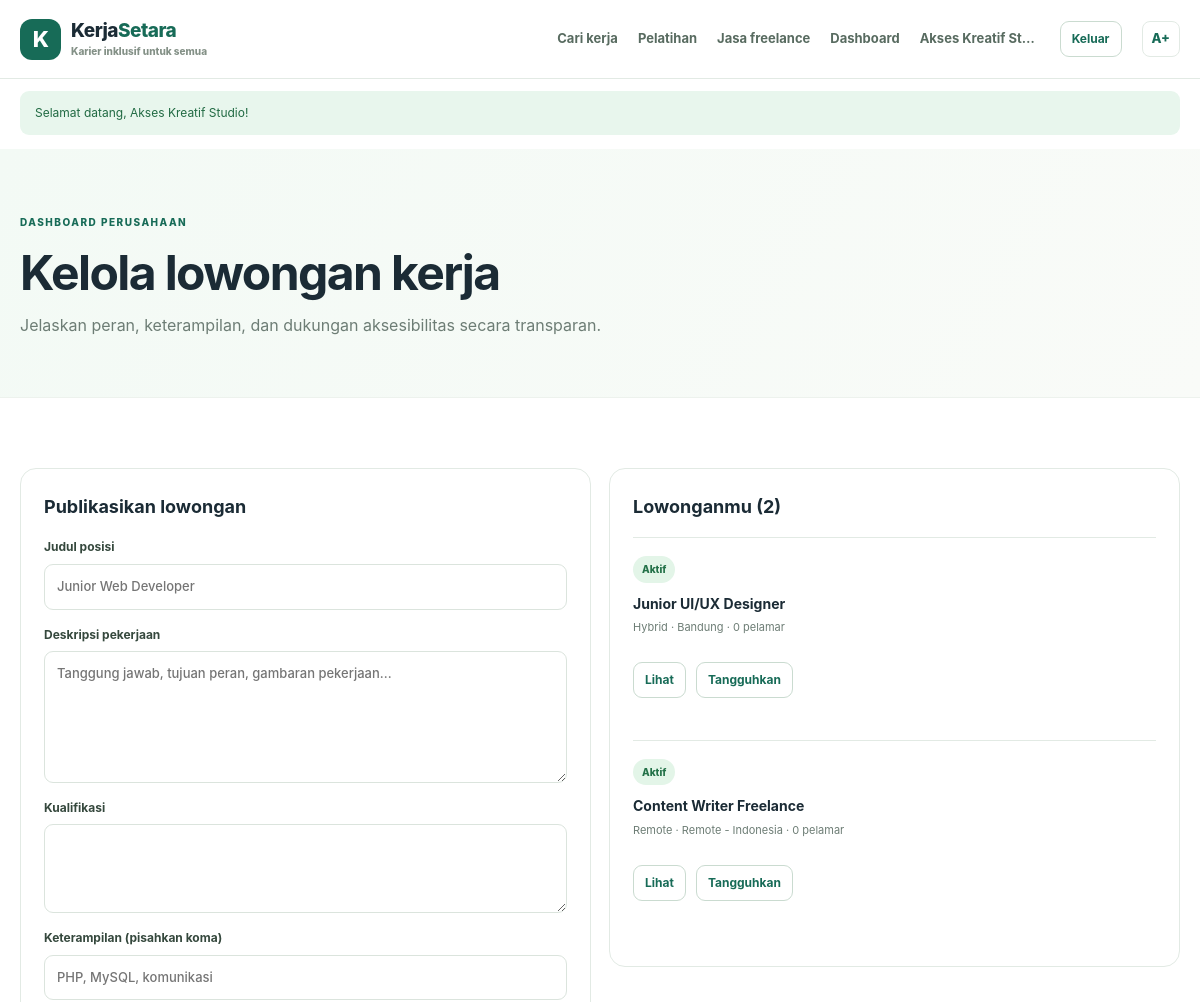
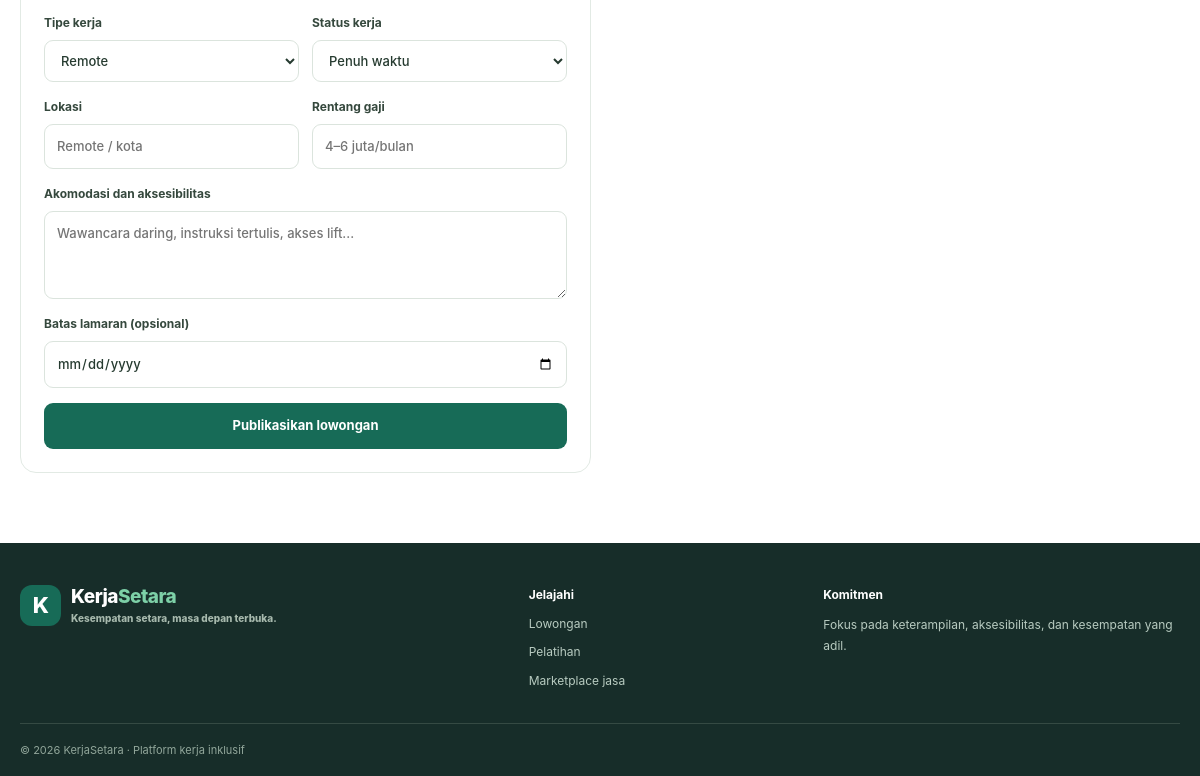
Screenshot of /public/company/jobs.php (signed in) with the database file from the repository (2 pictures, top to bottom).
### tables this page shows
CREATE TABLE jobs(id INT UNSIGNED AUTO_INCREMENT PRIMARY KEY,company_id INT UNSIGNED NOT NULL,title VARCHAR(180) NOT NULL,description TEXT NOT NULL,requirements TEXT,skills TEXT,work_type ENUM('Remote','Hybrid','Onsite') DEFAULT 'Remote',employment_type VARCHAR(50) DEFAULT 'Penuh waktu',location VARCHAR(120),salary_range VARCHAR(100),accessibility TEXT,deadline DATE,status ENUM('Aktif','Ditangguhkan','Ditutup') DEFAULT 'Aktif',created_at TIMESTAMP DEFAULT CURRENT_TIMESTAMP,updated_at TIMESTAMP DEFAULT CURRENT_TIMESTAMP ON UPDATE CURRENT_TIMESTAMP,FOREIGN KEY(company_id) REFERENCES users(id) ON DELETE CASCADE,INDEX(status),INDEX(work_type));

### config/config.php (called while the page is built, shortened)
<?php
function db(): PDO {
 $pdo=new PDO('mysql:host='.DB_HOST.';dbname='.DB_NAME.';charset=utf8mb4',DB_USER,DB_PASS,[
  PDO::ATTR_ERRMODE=>PDO::ERRMODE_EXCEPTION,
  PDO::ATTR_DEFAULT_FETCH_MODE=>PDO::FETCH_ASSOC,
  PDO::ATTR_EMULATE_PREPARES=>false
 ]);
 return $pdo;
}

### app/helpers.php (called while the page is built, shortened)
<?php
require_once __DIR__.'/../config/config.php';
function e(?string $s): string { return htmlspecialchars($s??'',ENT_QUOTES,'UTF-8'); }
function url(string $p=''): string { return rtrim(BASE_URL,'/').($p?'/'.ltrim($p,'/'):'/'); }
function badge_class(string $s): string { return match($s){'Diterima','Aktif'=>'badge-success','Ditolak','Ditangguhkan'=>'badge-danger','Ditinjau','Diproses','Menunggu'=>'badge-warn',default=>'badge-neutral'}; }

### public/company/jobs.php (the view, shortened to what this page needs)
<?php
require_once __DIR__.'/../../app/layout.php';require_role('company');$uid=(int)current_user()['id'];$error='';
$st=db()->prepare("SELECT j.*,(SELECT COUNT(*) FROM applications a WHERE a.job_id=j.id) applicants FROM jobs j WHERE company_id=? ORDER BY created_at DESC");$st->execute([$uid]);$list=$st->fetchAll();page_header('Kelola lowongan');?>
<section class="page-hero"><div class="container"><span class="eyebrow">DASHBOARD PERUSAHAAN</span><h1>Kelola lowongan kerja</h1><p>Jelaskan peran, keterampilan, dan dukungan aksesibilitas secara transparan.</p></div></section><section class="section"><div class="container two-col"><div class="panel"><h2>Publikasikan lowongan</h2><?php if($error):?><div class="alert alert-error"><?=e($error)?></div><?php endif;?><form method="post" class="form"><?=csrf_field()?><label>Judul posisi<input name="title" required placeholder="Junior Web Developer"></label><label>Deskripsi pekerjaan<textarea name="description" rows="5" minlength="20" required placeholder="Tanggung jawab, tujuan peran, gambaran pekerjaan..."></textarea></label><label>Kualifikasi<textarea name="requirements" rows="3"></textarea></label><label>Keterampilan (pisahkan koma)<input name="skills" placeholder="PHP, MySQL, komunikasi"></label><div class="form-row"><label>Tipe kerja<select name="work_type"><option>Remote</option><option>Hybrid</option><option>Onsite</option></select></label><label>Status kerja<select name="employment_type"><option>Penuh waktu</option><option>Paruh waktu</option><option>Kontrak</option><option>Magang</option><option>Freelance</option></select></label></div><div class="form-row"><label>Lokasi<input name="location" placeholder="Remote / kota"></label><label>Rentang gaji<input name="salary_range" placeholder="4–6 juta/bulan"></label></div><label>Akomodasi dan aksesibilitas<textarea name="accessibility" rows="3" placeholder="Wawancara daring, instruksi tertulis, akses lift..."></textarea></label><label>Batas lamaran (opsional)<input type="date" name="deadline"></label><button class="btn btn-primary full">Publikasikan lowongan</button></form></div><div class="panel"><h2>Lowonganmu (<?=count($list)?>)</h2><?php foreach($list as $j):?><article class="managed"><span class="badge <?=e(badge_class($j['status']))?>"><?=e($j['status'])?></span><h3><?=e($j['title'])?></h3><p class="muted"><?=e($j['work_type'])?> · <?=e($j['location'])?> · <?= (int)$j['applicants']?> pelamar</p><div class="actions"><a class="btn btn-outline btn-sm" href="<?=e(url('job.php?id='.(int)$j['id']))?>">Lihat</a><form method="post"><?=csrf_field()?><input type="hidden" name="action" value="toggle"><input type="hidden" name="job_id" value="<?=(int)$j['id']?>"><button class="btn btn-outline btn-sm"><?=$j['status']==='Aktif'?'Tangguhkan':'Aktifkan'?></button></form></div></article><?php endforeach;?></div></div></section><?php page_footer();?>

### public/assets/css/style.css (style rules this page uses)
* { box-sizing:border-box }
:root { --ink:#1b2b35;--muted:#6d7d75;--green:#176b57;--green2:#e8f5ed;--line:#e2eae4;--cream:#f5faf6;--purple:#6c5bc8;font-family:Inter,system-ui,-apple-system,"Segoe UI",sans-serif;color:var(--ink);font-size:16px }
body { margin:0;line-height:1.65 }
a { color:inherit;text-decoration:none }
button,input,textarea,select { font:inherit }
.container { width:min(1160px,calc(100% - 40px));margin:auto }
.btn { display:inline-flex;align-items:center;justify-content:center;gap:7px;padding:11px 16px;border-radius:9px;border:1px solid transparent;font-size:13px;font-weight:750;cursor:pointer;transition:.15s }
.btn-primary { background:var(--green);color:white }
.btn-outline { border-color:#cadbd0;background:white;color:var(--green) }
.btn-sm { padding:7px 11px;font-size:12px }
.full { width:100% }
.eyebrow { font-size:10px;font-weight:850;letter-spacing:1.5px;color:var(--green) }
h1,h2,h3,p { overflow-wrap:anywhere }
.actions { display:flex;flex-wrap:wrap;gap:10px;margin:26px 0 }
.section { padding:70px 0 }
.section-title p,.muted { color:var(--muted) }
.page-hero { padding:58px 0;background:linear-gradient(120deg,#f3faf5,#f9fbf8);border-bottom:1px solid #edf2ed }
.page-hero h1 { font-size:clamp(34px,4vw,48px);line-height:1.15;letter-spacing:-1.6px;margin:12px 0 }
.page-hero p { max-width:690px;color:var(--muted);margin:0 }
.form { display:flex;flex-direction:column;gap:15px }
.form label { display:flex;flex-direction:column;gap:7px;font-size:12px;font-weight:750;color:#35483d }
.form input,.form textarea,.form select,.search-inline input,.admin-form select,.status-form select { width:100%;min-width:0;border:1px solid #dbe4dd;border-radius:9px;padding:11px 12px;font-size:13px;color:#263b30;background:#fff;font-weight:450 }
.form textarea { resize:vertical;line-height:1.65 }
.form-row { display:grid;grid-template-columns:1fr 1fr;gap:13px }
.panel { background:white;border:1px solid var(--line);border-radius:16px;padding:23px }
.panel h2 { font-size:18px;margin:0 0 16px }
.badge { display:inline-flex;padding:5px 9px;border-radius:20px;font-size:10px;font-weight:800;white-space:nowrap }
.badge-success { background:#e3f5e8;color:#237148 }
.two-col { display:grid;grid-template-columns:1fr 1fr;gap:18px;align-items:start }
.managed { border-top:1px solid var(--line);padding:16px 0 }
.managed h3 { font-size:14px;margin:9px 0 3px }
.managed p { font-size:11px;margin:0 0 12px }
.managed form { display:inline-flex }

### rows the page displays
jobs: status "Aktif", title "Junior UI/UX Designer", work_type "Hybrid", location "Bandung", applicants "0", shows "Tangguhkan"
jobs: status "Aktif", title "Content Writer Freelance", work_type "Remote", location "Remote - Indonesia", applicants "0", shows "Tangguhkan"

### other values shown
$u['name'] "Akses Kreatif St…"
$f['message'] "Selamat datang, Akses Kreatif Studio!"
count($list) "2"
